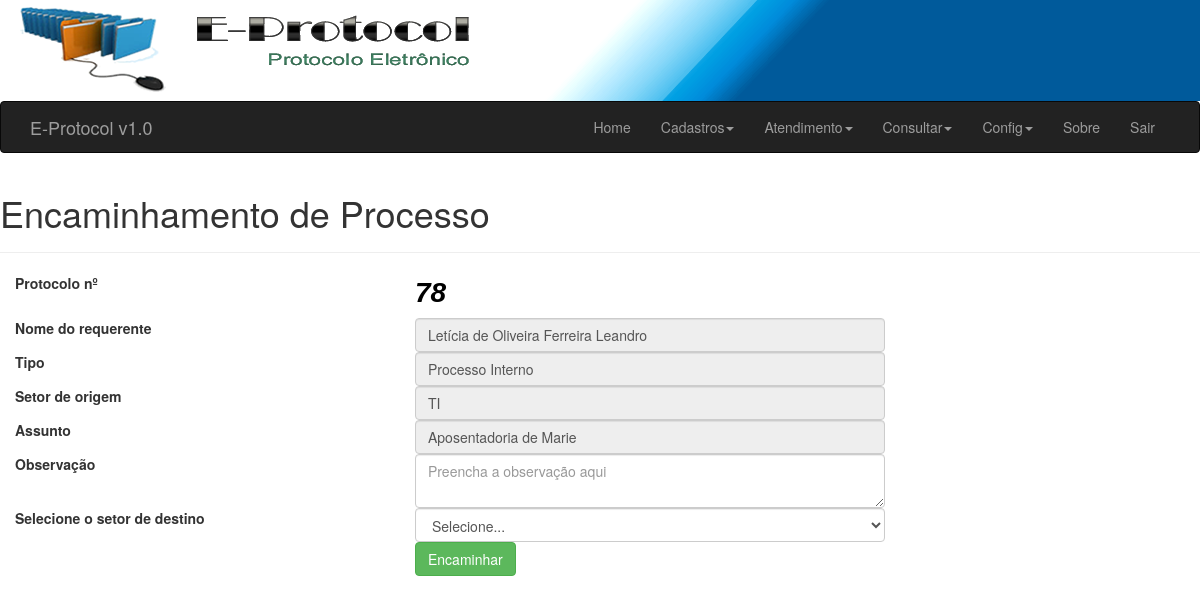
/frm/encaminhamento_proc.php (signed in), run on an earlier commit of the app's database.
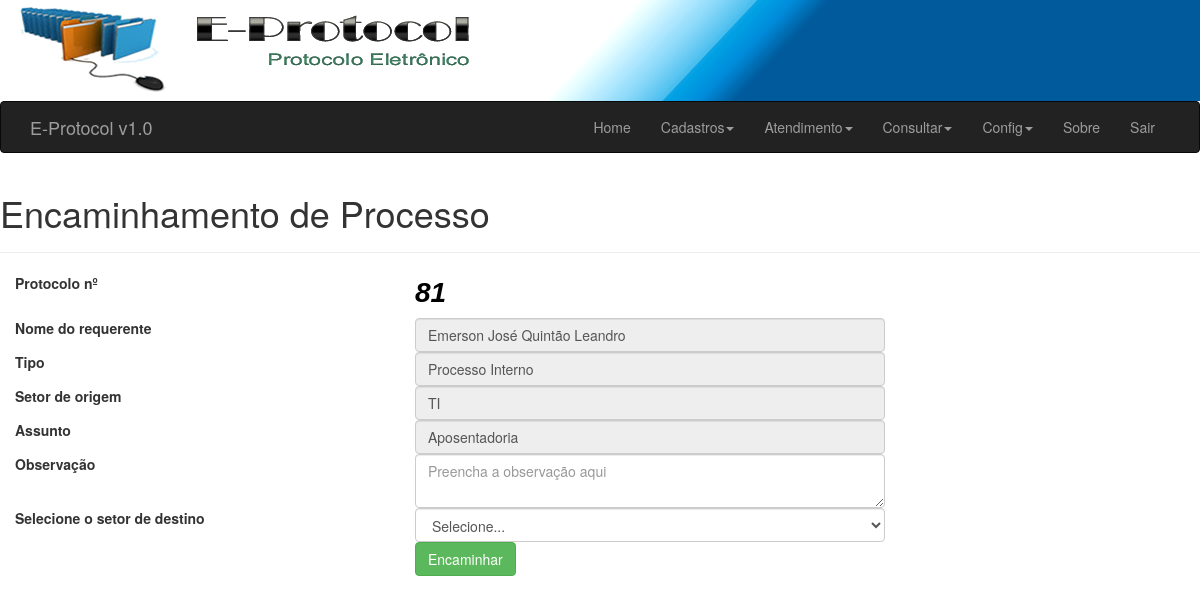
And on a later commit of the database.
### tables this page shows
CREATE TABLE IF NOT EXISTS `proc` (
  `cod` int(11) NOT NULL AUTO_INCREMENT,
  `cod_req` int(11) NOT NULL,
  `user_id` int(11) NOT NULL,
  `tipo` varchar(2) DEFAULT NULL,
  `assunto` text,
  `descricao` varchar(50) DEFAULT NULL,
  `setor` int(11) DEFAULT NULL,
  `data` date DEFAULT NULL,
  `horas` time DEFAULT NULL,
  PRIMARY KEY (`cod`),
  KEY `cod_req` (`cod_req`),
  KEY `user_id` (`user_id`)
);

CREATE TABLE IF NOT EXISTS `req` (
  `cod` int(10) unsigned NOT NULL AUTO_INCREMENT,
  `nome` varchar(60) NOT NULL,
  `tipo` char(1) NOT NULL,
  `cpf` varchar(14) NOT NULL,
  `sexo` char(1) NOT NULL,
  `tel` varchar(14) DEFAULT NULL,
  `cel` varchar(14) DEFAULT NULL,
  `rec` varchar(14) DEFAULT NULL,
  `email` varchar(30) DEFAULT NULL,
  PRIMARY KEY (`cod`),
  UNIQUE KEY `cpf` (`cpf`)
);

### frm/encaminhamento_proc.php (the view, shortened to what this page needs)
<?php
include "_navegacao.php";
require_once "../config/init.php";
$sqry = mysqli_query($link,"SELECT cod FROM proc ORDER BY cod DESC");
$lcod = mysqli_fetch_array($sqry);
$cod = $lcod["cod"];
$sql_query = mysqli_query($link,"SELECT s.cod_setor, s.setor AS desc_setor, p.setor FROM setor s, proc p WHERE s.cod_setor = p.setor AND p.cod = '".$cod."'");
$sql2_query = mysqli_query($link,"SELECT * FROM proc WHERE cod = '".$cod."'");
$sql3_query = mysqli_query($link,"SELECT r.cod, r.nome FROM req r , proc p WHERE r.cod = p.cod_req AND p.cod = '".$cod."'");
?>
<!DOCTYPE HTML>
 <html lang="pt-br">
<head>
    <link href="../lib/bootstrap/css/bootstrap.min.css" rel="stylesheet">
</head>
<body>
<div class="page-header">
  <h1>Encaminhamento de Processo</h1>
</div>
<form name="cadastro" id="cadastro" method="POST" action="../op/encaminhar_proc.php">
<?php $linha = mysqli_fetch_array($sql2_query)?>
<fieldset>
<div class="form-group">
<label class="col-md-4 control-label" for="txtCod">Protocolo nº</label>
  <label class="col-md-5 control-label" /><span style="font-family: Arial; font-size: 28px; font-style:italic; color:#000000;"><?php echo $linha["cod"] ?></span></label>
  </div>
<?php $rlinha = mysqli_fetch_array($sql3_query) ?>
<div class="form-group">
<label class="col-md-4 control-label" for="txtRequerente">Nome do requerente</label>
  <div class="col-md-5">
     <input type="text" name="txtRequerente" id="txtRequerente" value="<?php echo $rlinha["nome"] ?>" class="form-control input-md" required="" disabled="">
    </div>
</div>
<div class="form-group">
  <label class="col-md-4 control-label" for="txtTipo">Tipo</label>
  <div class="col-md-5">
     <?php
     if ($linha["tipo"]=='PI') $ptipo = "Processo Interno";
     ?>
     <input type="text" name="txtTipo" id="txtTipo" value="<?php echo $ptipo ?>" class="form-control input-md" required="" disabled="">
  </div>
</div>
<div class="form-group">
<?php
  $array = mysqli_fetch_array($sql_query);
  $desc_setor = $array["desc_setor"];
?>
 <label class="col-md-4 control-label" for="txtSetor">Setor de origem</label>
  <div class="col-md-5">
     <input type="text" name="txtSetor" id="txtSetor" value="<?php echo $desc_setor ?>" class="form-control input-md" required="" disabled="">
    </div>
</div>
<div class="form-group">
  <label class="col-md-4 control-label" for="txtAssunto">Assunto</label>
  <div class="col-md-5">
  <input type="text" name="txtAssunto" id="txtAssunto" value="<?php echo $linha["assunto"] ?>" placeholder="Digite o assunto" class="form-control input-md" required="" disabled="">
  </div>
</div>
<div class="form-group">
  <label class="col-md-4 control-label" for="txtDescricao">Observação</label>
  <div class="col-md-5">
  <textarea name="txtObservacao" id="txtObservacao" placeholder="Preencha a observação aqui" class="form-control input-md" required=""></textarea>
  </div>
</div>
<div class="form-group" >
  <label class="col-md-4 control-label" for="txtDescricao">Selecione o setor de destino</label>
  <div class="col-md-5">
    <select name="txtStdst" id="txtStdst" class="form-control">
      <option value="">Selecione...</option>
      </select>
      </div>
</div>
<div class="form-group">
  <label class="col-md-4 control-label" for="btnEnviar"></label>
  <div class="col-md-8">
    <button type="submit" id="btnEnviar" name="btnEnviar" class="btn btn-success">Encaminhar</button>
    </div>
</div>
</fieldset>
</form>
</body>
</html>

What changed in the data, as far as the page shows it:
no longer on this page (row unchanged): proc: cod "78", txtTipo "Processo Interno", txtAssunto "Aposentadoria de Marie"
no longer on this page (row unchanged): req: txtRequerente "Letícia de Oliveira Ferreira Leandro"
added proc: cod "81", txtTipo "Processo Interno", txtAssunto "Aposentadoria"
now on this page (row unchanged): req: txtRequerente "Emerson José Quintão Leandro"
